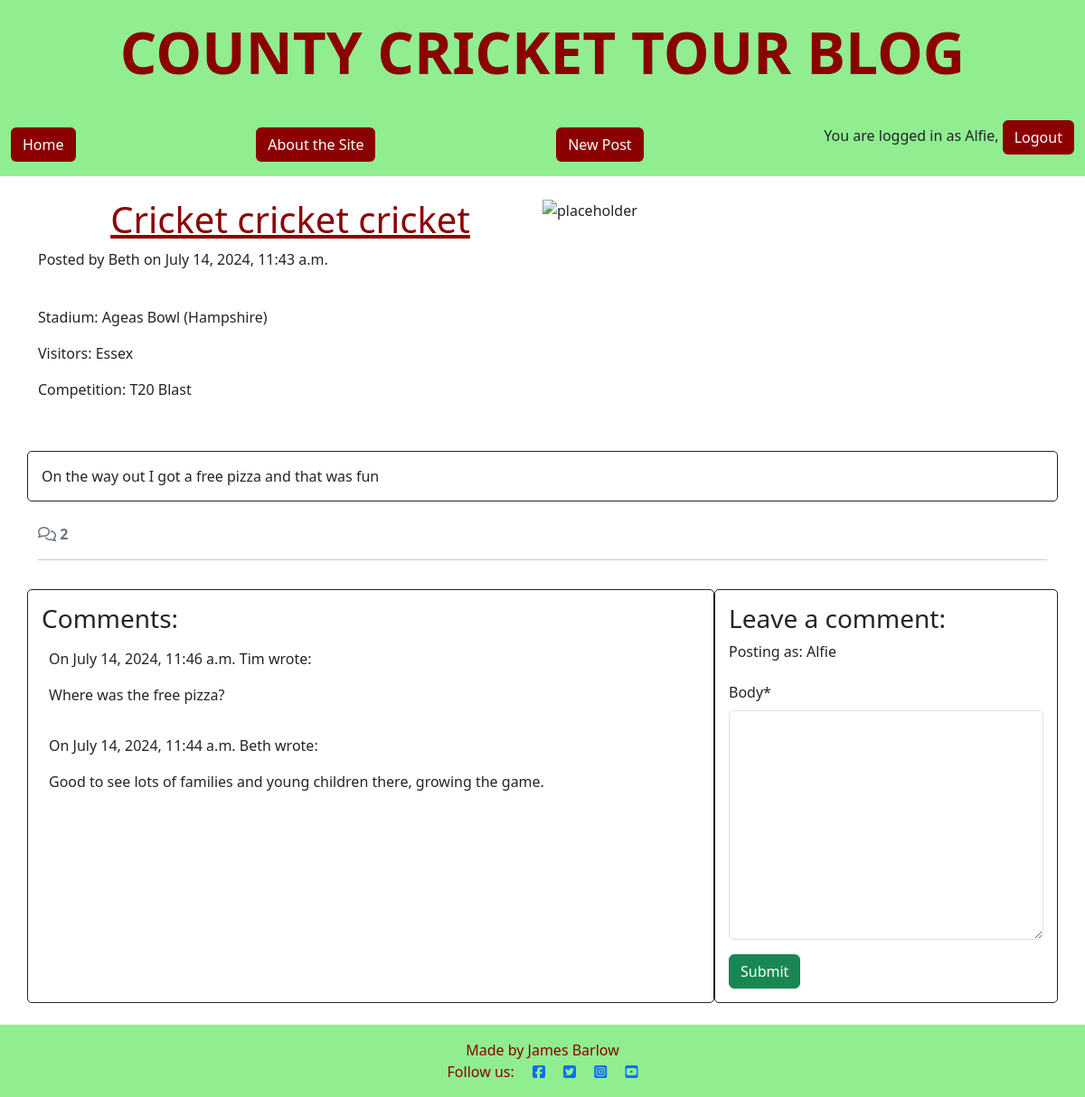
Page /cricket-cricket-cricket/ (signed in) on the committed database.
### blog/models.py (models this page shows, shortened)
class Post(models.Model):
    title = models.CharField(max_length=200, unique=True)
    slug = AutoSlugField(populate_from='title', unique=True)
    author = models.ForeignKey(
        User, on_delete=models.CASCADE, related_name="blog_posts"
    )
    stadium = models.CharField(max_length=50, choices=STADIUM_CHOICES, default='Lords')
    visitor = models.CharField(max_length=50, choices=VISITORS_CHOICES, default='Surrey')
    competition = models.CharField(max_length=20, choices=COMPETITION_CHOICES, default='County Champ Div 1')
    content = models.TextField()
    created_on = models.DateTimeField(auto_now_add=True)
    status = models.IntegerField(choices=STATUS, default=0)

class Comment(models.Model):
    post = models.ForeignKey(
        Post, on_delete=models.CASCADE, related_name="comments"
        )
    author = models.ForeignKey(
        User, on_delete=models.CASCADE, related_name="commenter"
        )
    body = models.TextField()
    added_on = models.DateTimeField(auto_now_add=True)

### blog/views.py (the view, shortened to what this page needs)
# urls.py: path('<slug:slug>/', views.post_detail, name='post_detail'),
def post_detail(request, slug):
    queryset = Post.objects.filter(status=1)
    post = get_object_or_404(queryset, slug=slug)
    comments = post.comments.all().order_by("-added_on")
    comment_count = post.comments.count()
    comment_form = CommentForm()
    return render(
        request,
        "blog/post_detail.html",
        {
            "post": post,
            "comments": comments,
            "comment_count": comment_count,
            "comment_form": comment_form,
        }
    )

### blog/forms.py
class CommentForm(forms.ModelForm):
    class Meta:
        model = Comment
        fields = ('body',)

### blog/templates/blog/post_detail.html (shortened to what this page needs)
{% extends 'base.html' %} {% block content %}
{% load static %}
{% load crispy_forms_tags %}
<div>
    <div class="container mt-4">
        <div class="row g-0">
            <div class="col-md-6">
                <h1 class="page-title">{{ post.title }}</h1>
                <p>Posted by {{ post.author }} on {{ post.created_on }}</p>
                <br>
                <p>Stadium: {{post.stadium}}</p>
                <p>Visitors: {{post.visitor}}</p>
                <p>Competition: {{post.competition}}</p>
                <br>
            </div>
            <div class="d-none d-md-block col-md-6">
                <img src="{% static 'images/default_image.jpg' %}" width="100%" height="100%" class="scale" alt="placeholder">
            </div>
        </div>
    </div>
</div>
<div class="container">
    <div class="row">
        <div class="col card mb-4  mt-3 left  top">
            <div>
                <p class="card-text">
                    {{ post.content | safe }}
                </p>
            </div>
        </div>
    </div>
    <div class="row">
        <div class="col-12">
            <strong class="text-secondary">
                <i class="far fa-comments"></i> {{ comment_count }}
            </strong>
        </div>
        <div class="col-12">
            <hr>
        </div>
    </div>
    <div class="row">
        <div class="col-md-8 card mb-4 mt-3">
            <h3>Comments:</h3>
            <div>
                {% for comment in comments %}
                    <div class="p-2 comments">
                        <p>
                            On {{ comment.added_on }} {{ comment.author }} wrote:
                        </p>
                        <div>
                            {{ comment.body | linebreaks }}
                        </div>
                    </div>
                {% endfor %}
            </div>
        </div>
        <div class="col-md-4 card mb-4 mt-3">
            <div>
                {% if user.is_authenticated %}
            <h3>Leave a comment:</h3>
            <p>Posting as: {{ user.username }}</p>
            <form id="commentForm" method="post" style="margin-top: 1.3em;">
                {{ comment_form | crispy }}
                <button id="submitButton" type="submit" class="btn btn-success">Submit</button>
            </form>
          {% else %}
          <p>Log in to leave a comment</p>
          {% endif %}
        </div>
      </div>
    </div>
</div>
{% endblock content %}

### templates/base.html (shortened to what this page needs)
{% load static %}
{% url 'home' as home_url %}
{% url 'account_login' as login_url %}
{% url 'account_signup' as signup_url %}
{% url 'account_logout' as logout_url %}
<!DOCTYPE html>
<html class="h-100" lang="en">
<head>
    <link href="https://cdn.jsdelivr.net/npm/bootstrap@5.3.3/dist/css/bootstrap.min.css" rel="stylesheet"
>
    <link rel="stylesheet" href="{% static 'css/style.css' %}">
</head>
<body class="d-flex flex-column h-100">
    <div class="title-banner">
        <h1 class="title">COUNTY CRICKET TOUR BLOG</h1>
    </div>
    <nav class="navbar navbar-expand-lg navbar-light nav-bg">
        <div class="container-fluid">
            <a href="{% url 'home' %}" class="btn nav-btn">
                Home
            </a>
            <a href="{% url 'about' %}" class="btn nav-btn">
                About the Site
            </a>
            {% if user.is_authenticated %}
            <a href="{% url 'add_post' %}" class="btn nav-btn">New Post</a>
	        <p>
                You are logged in as {{ user }},
                <a class="btn nav-btn{% if request.path == logout_url %}active{% endif %}" aria-current="page"
                href="{% url 'account_logout' %}">
                Logout
                </a>
            </p>
            {% endif %}
        </div>
    </nav>
    <main>
        {% block content %}{% endblock content %}
    </main>
    <footer class="footer mt-auto py-3 footer-bg">
        <div class="container">
            <p class="m-0 text-center footer-text">Made by James Barlow</p>
            <p class="m-0 text-center footer-text">Follow us:
                <a href="https://www.facebook.com/" target="_blank"><i class="fab fa-facebook-square ms-3"></i></a>
                <a href="https://www.twitter.com/" target="_blank"><i class="fab fa-twitter-square ms-3"></i></a>
                <a href="https://www.instagram.com/" target="_blank"><i class="fab fa-instagram-square ms-3"></i></a>
                <a href="https://www.youtube.com/" target="_blank"><i class="fab fa-youtube-square ms-3"></i></a>
            </p>
        </div>
    </footer>
</body>
</html>

### static/css/style.css (style rules this page uses)
.title { color: #8B0000; font-size: 4rem; font-weight: bold; }
.title-banner { background-color: #90EE90; padding: 20px; text-align: center; position: relative; top: 0; width: 100%; }
.page-title { color: #8B0000; text-align: center; text-decoration: underline; }
.nav-bg { background-color: #90EE90; }
.nav-btn { color: white; background-color: #8B0000 }
.footer-bg { background-color: #90EE90; }
.footer-text { color: #8B0000; }
.card { border: 1px solid; background-color: transparent; border-radius: 5px; padding: 15px; }

### rows in the picture
Post: title "Cricket cricket cricket", author "Beth", created_on "July 14, 2024, 11:43 a.m.", stadium "Ageas Bowl (Hampshire)", visitor "Essex", competition "T20 Blast", content "On the way out I got a free pizza and that was fun"
Comment: added_on "July 14, 2024, 11:46 a.m.", author "Tim", body "Where was the free pizza?"
Comment: added_on "July 14, 2024, 11:44 a.m.", author "Beth", body "Good to see lots of families and young children there, growing the game."

### other values in the picture
{{ user }} "Alfie"
{{ comment_count }} "2"
{{ user.username }} "Alfie"
